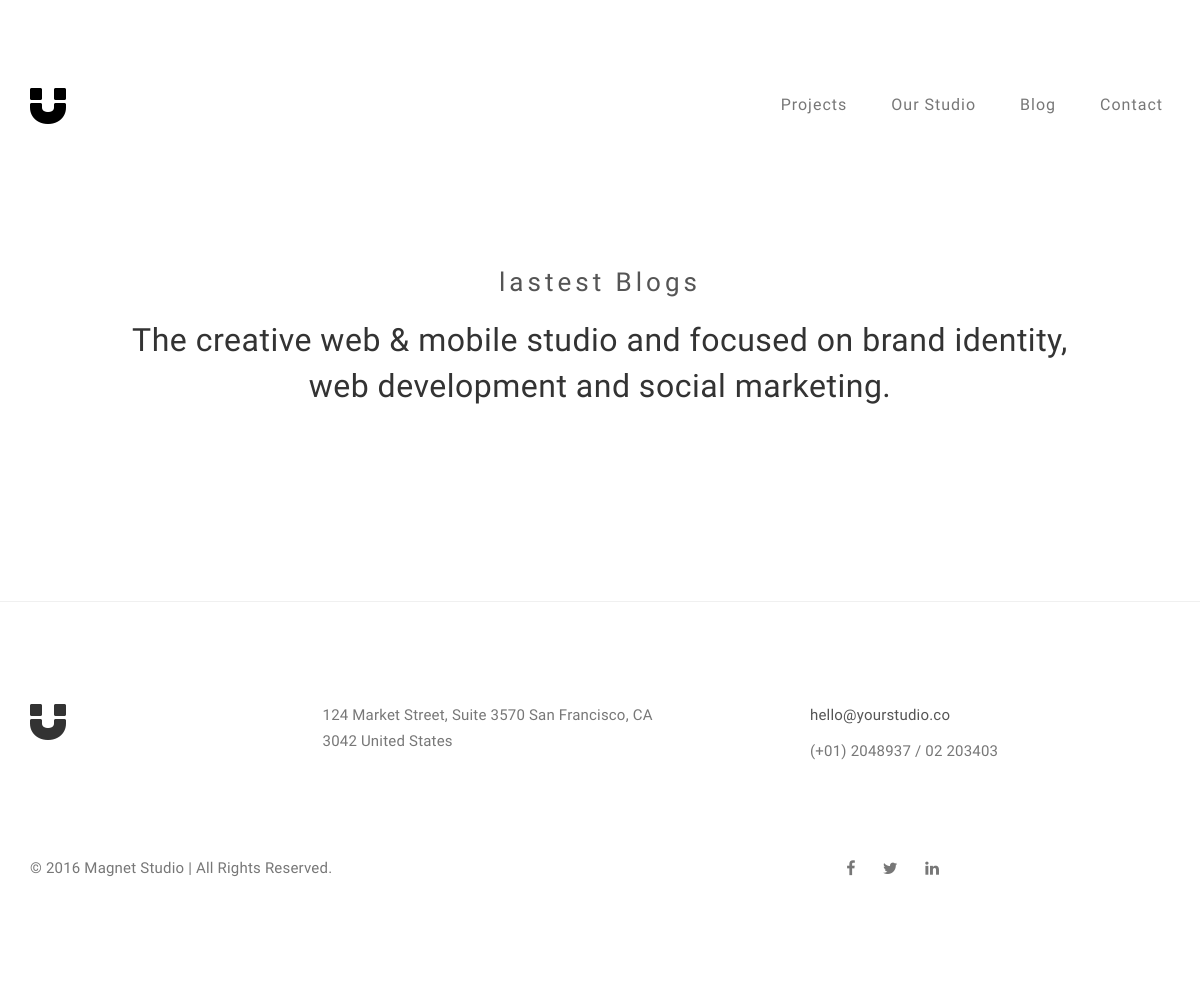
Before: /blog/ with the older database file.
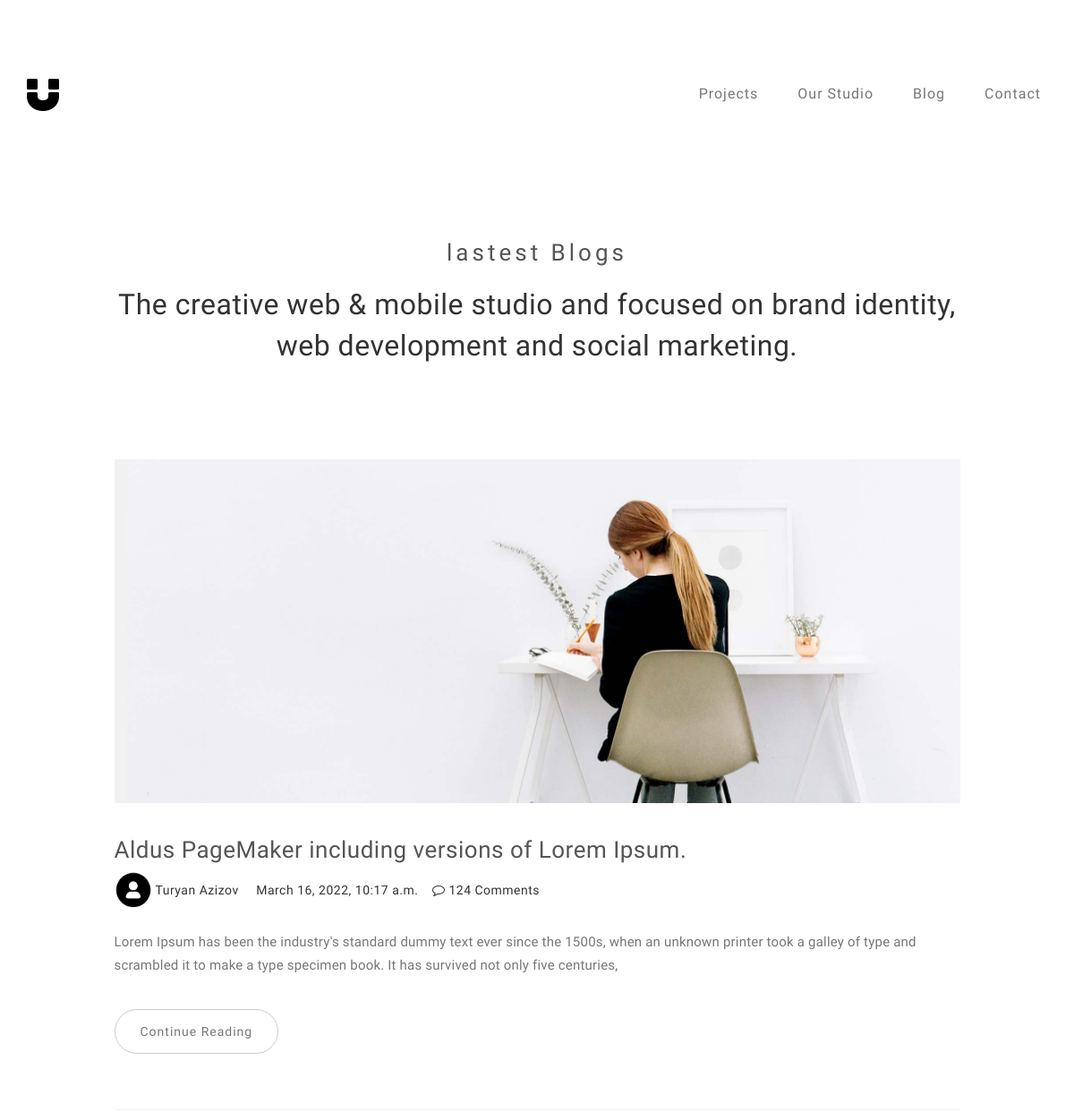
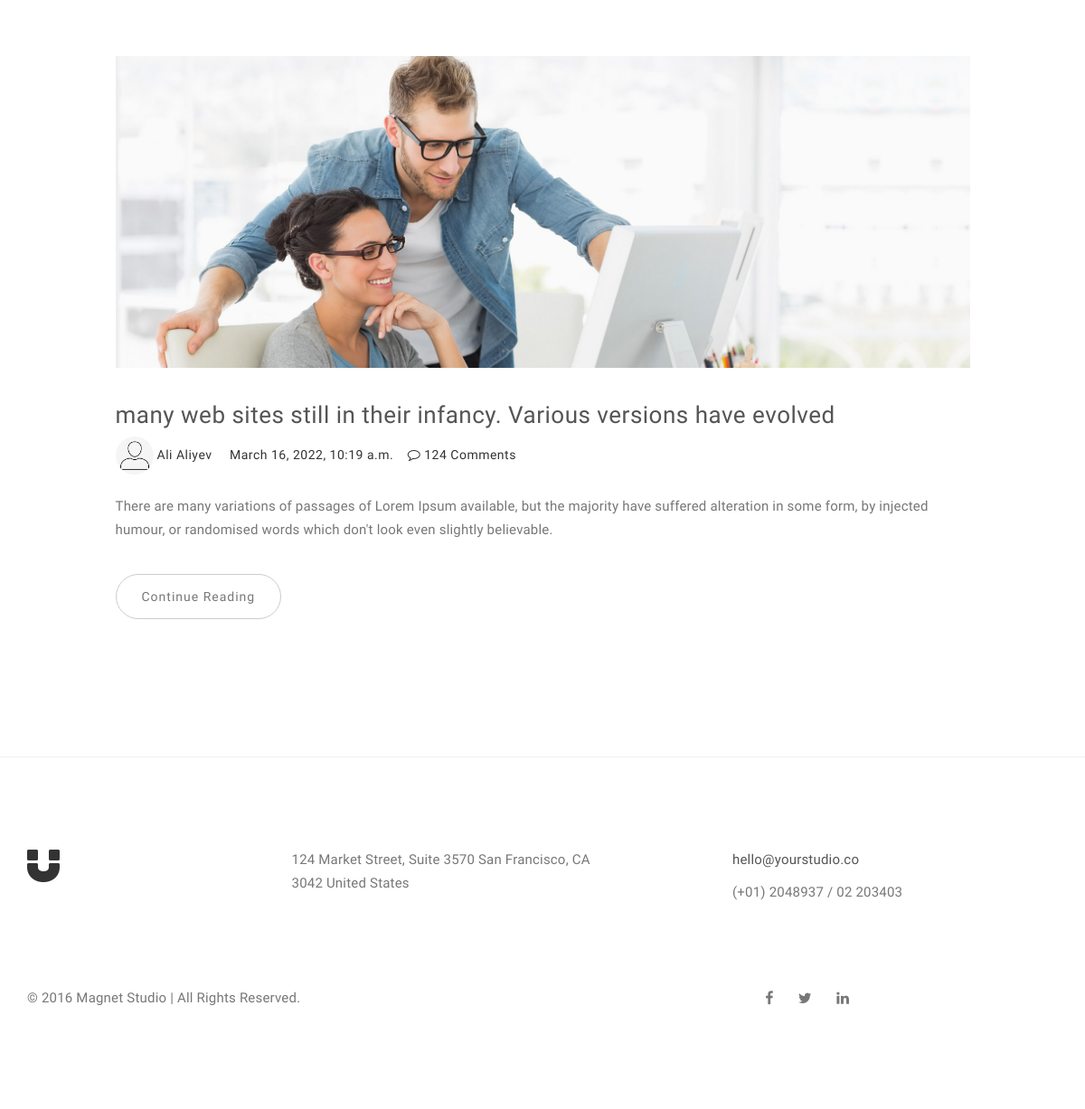
After: the same page with the newer database file (2 pictures, top to bottom).
### blog/models.py (models this page shows, shortened)
class Blog(models.Model):
    image = models.ImageField(upload_to='blogs/', null=False, blank=False)
    title = models.CharField(max_length=255, null=False, blank=False)
    content = models.TextField(null=False, blank=False)
    creator_name = models.CharField(max_length=100, blank=False, null=False)
    creator_img = models.ImageField(upload_to='creators/', null=False, blank=False)
    date = models.DateTimeField(auto_now_add=True)
    second_title = models.CharField(max_length=255, null=False, blank=False)
    second_content = models.TextField(null=False, blank=False)
    creator_bio = models.TextField(null=False, blank=False)
    creator_job = models.CharField(max_length=105, null=False, blank=False)
    class Meta:
        verbose_name = 'Blog'
        verbose_name_plural = 'Blog'

### blog/views.py (the view)
# urls.py: path('', blog,name='blog'),
def blog(request):
    blogs = Blog.objects.all()
    context = {
        'blogs': blogs,
    }
    return render(request, 'blog/blog.html', context=context)

### templates/Blog/blog.html (shortened to what this page needs)
{% extends 'base/base.html' %}
{% load static %}
{% block content %}
<section id="blog">
     <div class="container">
          <div class="row">
               <div class="col-md-offset-1 col-md-10 col-sm-12">
                    <div class="section-title">
                         <h3>lastest Blogs</h3>
                         <h2>The creative web & mobile studio and focused on brand identity, web development and social marketing.</h2>
                    </div>
                    {% for blog in blogs %}
                    <div class="blog-post-thumb">
                         <div class="blog-post-image">
                              <a href="{% url 'blog:single-post' blog.creator_name %}">
                                   <img src="{{blog.image.url}}" class="img-responsive" alt="Blog Image">
                              </a>
                         </div>
                         <div class="blog-post-title">
                              <h3><a href="{% url 'blog:single-post' blog.creator_name %}">{{blog.title}}</a></h3>
                         </div>
                         <div class="blog-post-format">
                              <span><a href="#"><img src="{{blog.creator_img.url}}" class="img-responsive img-circle">{{blog.creator_name}}</a></span>
                              <span> {{blog.date}}</span>
                              <span><a href="#"><i class="fa fa-comment-o"></i> 124 Comments</a></span>
                         </div>
                         <div class="blog-post-des">
                              <p>{{blog.content}}</p>
                              <a href="{% url 'blog:single-post' blog.creator_name %}" class="btn btn-default">Continue Reading</a>
                         </div>
                    </div>
                    {% endfor %}
               </div>
          </div>
     </div>
</section>
{% endblock %}

Changed rows visible on the page:
added Blog: image (picture), title "Aldus PageMaker including versions of Lorem Ipsum.", creator_img (picture), creator_name "Turyan Azizov", date "March 16, 2022, 10:17 a.m.", content "Lorem Ipsum has been the industry's standard dummy text ever since the 1500s, when an unknown printer took a galley of type and scrambled it to make a type specimen book. It has survived not only five centuries,"
added Blog: image (picture), title "many web sites still in their infancy. Various versions have evolved", creator_img (picture), creator_name "Ali Aliyev", date "March 16, 2022, 10:19 a.m.", content "There are many variations of passages of Lorem Ipsum available, but the majority have suffered alteration in some form, by injected humour, or randomised words which don't look even slightly believable."
